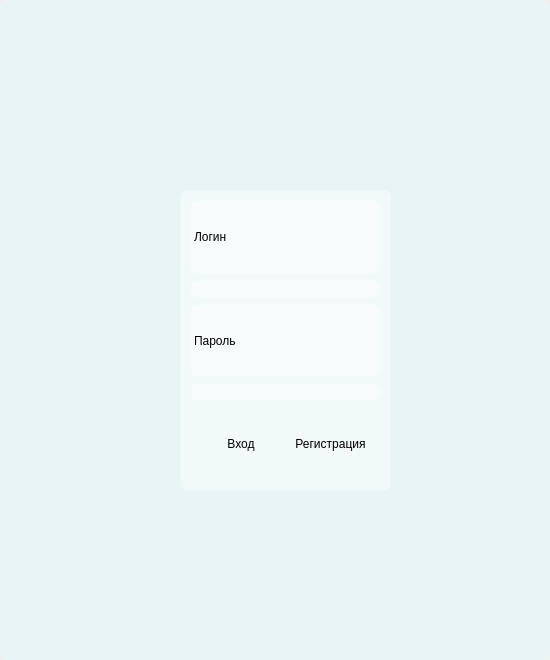
<?xml version="1.0" encoding="UTF-8"?>
<ui version="4.0">
 <class>MainWindow</class>
 <widget class="QMainWindow" name="MainWindow">
  <property name="geometry">
   <rect>
    <x>0</x>
    <y>0</y>
    <width>550</width>
    <height>660</height>
   </rect>
  </property>
  <property name="minimumSize">
   <size>
    <width>550</width>
    <height>660</height>
   </size>
  </property>
  <property name="maximumSize">
   <size>
    <width>550</width>
    <height>660</height>
   </size>
  </property>
  <property name="windowTitle">
   <string>Регистрация</string>
  </property>
  <property name="styleSheet">
   <string notr="true">background-color: qlineargradient(spread:pad, x1:1, y1:1, x2:0, y2:0, stop:0 rgba(	255, 0, 0, 255), stop:0.427447 rgba(139, 0, 0, 125), stop:1 rgba(155, 79, 165, 255));
font-famaly: Roboto Flex;</string>
  </property>
  <widget class="QWidget" name="centralwidget">
   <property name="styleSheet">
    <string notr="true">background-color:rgba(225,255,255,100);
border: 1px  solid rgba(225,255,255,40);
border-radius: 7px;</string>
   </property>
   <widget class="QLabel" name="RANEPA_png">
    <property name="geometry">
     <rect>
      <x>150</x>
      <y>10</y>
      <width>281</width>
      <height>151</height>
     </rect>
    </property>
    <property name="styleSheet">
     <string notr="true">background-color:rgba(255,255,255,0);
border: 0px solid rgba(0,0,0,0);</string>
    </property>
    <property name="text">
     <string/>
    </property>
    <property name="pixmap">
     <pixmap resource="../../../../../../../../../../../Program Files/games/12/res-rs.qrc">:/icons/icon/Рисунок1.png</pixmap>
    </property>
   </widget>
   <widget class="QFrame" name="Balance_frame">
    <property name="geometry">
     <rect>
      <x>180</x>
      <y>190</y>
      <width>211</width>
      <height>301</height>
     </rect>
    </property>
    <property name="styleSheet">
     <string notr="true">background-color:rgba(255,255,255,100)</string>
    </property>
    <layout class="QVBoxLayout" name="verticalLayout">
     <item>
      <widget class="QLabel" name="Login">
       <property name="styleSheet">
        <string notr="true"/>
       </property>
       <property name="text">
        <string>Логин</string>
       </property>
      </widget>
     </item>
     <item>
      <widget class="QLineEdit" name="lineEditLog"/>
     </item>
     <item>
      <widget class="QLabel" name="Password">
       <property name="enabled">
        <bool>true</bool>
       </property>
       <property name="text">
        <string>Пароль</string>
       </property>
      </widget>
     </item>
     <item>
      <widget class="QLineEdit" name="lineEditPass"/>
     </item>
     <item>
      <widget class="QFrame" name="reg_and_log">
       <property name="styleSheet">
        <string notr="true">background-color:rgba(225,255,255,0);
border: 0px  solid rgba(225,255,255,40);</string>
       </property>
       <layout class="QHBoxLayout" name="horizontalLayout">
        <item>
         <widget class="QPushButton" name="btn_login">
          <property name="enabled">
           <bool>true</bool>
          </property>
          <property name="maximumSize">
           <size>
            <width>100</width>
            <height>60</height>
           </size>
          </property>
          <property name="styleSheet">
           <string notr="true">QPushButton{
color:black;
background-color:rgba(255,255,255,0);
}
QPushButton:hover{
background-color:rgba(255,255,255,40)
}
QPushButton:pressed{
background-color:rgba(255,255,255,60)
}</string>
          </property>
          <property name="text">
           <string>Вход</string>
          </property>
          <property name="icon">
           <iconset resource="../../../../../../../../../../../Program Files/games/12/res-rs.qrc">
            <normaloff>:/icons/icon/login_24dp_E8EAED_FILL0_wght400_GRAD0_opsz24 (1).png</normaloff>:/icons/icon/login_24dp_E8EAED_FILL0_wght400_GRAD0_opsz24 (1).png</iconset>
          </property>
          <property name="iconSize">
           <size>
            <width>24</width>
            <height>24</height>
           </size>
          </property>
         </widget>
        </item>
        <item>
         <widget class="QPushButton" name="btn_register">
          <property name="maximumSize">
           <size>
            <width>400</width>
            <height>60</height>
           </size>
          </property>
          <property name="styleSheet">
           <string notr="true">QPushButton:hover{
background-color:rgba(255,255,255,40)
}
QPushButton:pressed{
background-color:rgba(255,255,255,60)
}</string>
          </property>
          <property name="text">
           <string>Регистрация</string>
          </property>
          <property name="icon">
           <iconset resource="../../../../../../../../../../../Program Files/games/12/res-rs.qrc">
            <normaloff>:/icons/icon/key_24dp_E8EAED_FILL0_wght400_GRAD0_opsz24 (1).png</normaloff>:/icons/icon/key_24dp_E8EAED_FILL0_wght400_GRAD0_opsz24 (1).png</iconset>
          </property>
          <property name="iconSize">
           <size>
            <width>24</width>
            <height>24</height>
           </size>
          </property>
         </widget>
        </item>
       </layout>
      </widget>
     </item>
    </layout>
   </widget>
  </widget>
 </widget>
 <resources>
  <include location="../../../../../../../../../../../Program Files/games/12/res-rs.qrc"/>
  <include location="res-rs.qrc"/>
 </resources>
 <connections/>
</ui>
